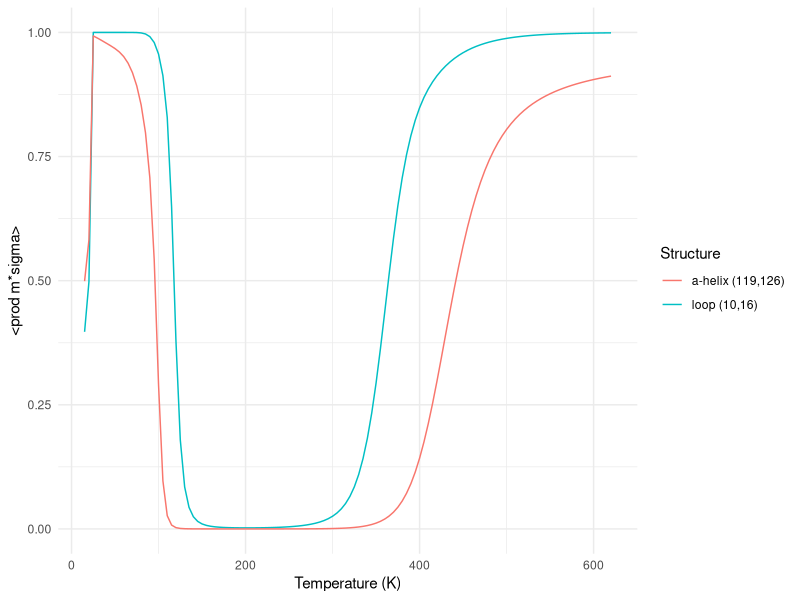

This figure's R source:
# Cargar librería
library(ggplot2)

# Leer el archivo
data <- read.table("sigma_st.dat", header = FALSE)

# Crear un dataframe con las columnas necesarias
df <- data.frame(
  T = data[[2]], # Temperatura
  loop = data[[3]], # Datos para (10,16)
  a_helix = data[[4]] # Datos para (119,126)
)

# Crear el gráfico con ggplot
ggplot(df, aes(x = T)) +
  geom_line(aes(y = loop, color = "loop (10,16)")) +
  geom_line(aes(y = a_helix, color = "a-helix (119,126)")) +
  labs(
    x = "Temperature (K)",
    y = "<prod m*sigma>",
    color = "Structure",
  ) +
  theme_minimal()
